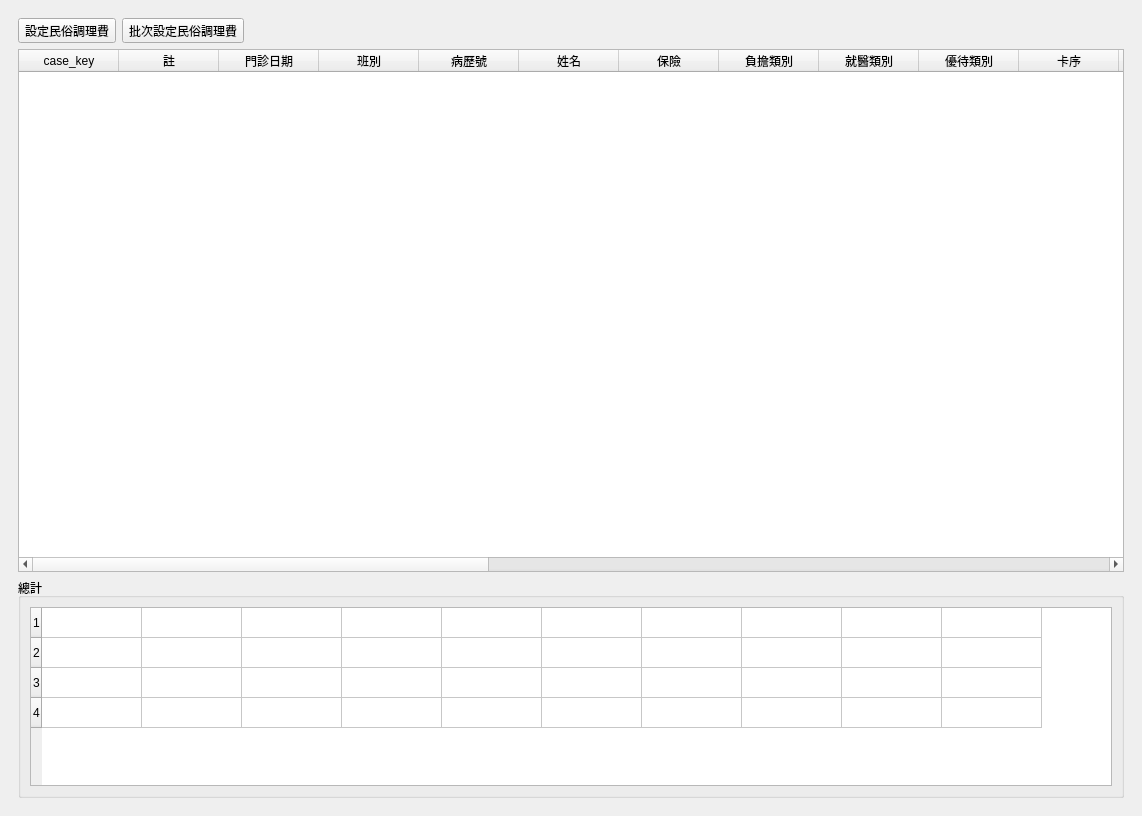
<?xml version="1.0" encoding="UTF-8"?>
<ui version="4.0">
 <class>MainWindow_incom_list</class>
 <widget class="QMainWindow" name="MainWindow_incom_list">
  <property name="geometry">
   <rect>
    <x>0</x>
    <y>0</y>
    <width>1142</width>
    <height>816</height>
   </rect>
  </property>
  <property name="windowTitle">
   <string>MainWindow</string>
  </property>
  <widget class="QWidget" name="centralwidget">
   <layout class="QVBoxLayout" name="verticalLayout_3">
    <item>
     <layout class="QVBoxLayout" name="verticalLayout">
      <property name="leftMargin">
       <number>9</number>
      </property>
      <property name="topMargin">
       <number>9</number>
      </property>
      <property name="rightMargin">
       <number>9</number>
      </property>
      <property name="bottomMargin">
       <number>9</number>
      </property>
      <item>
       <layout class="QHBoxLayout" name="horizontalLayout">
        <item>
         <widget class="QToolButton" name="toolButton_set_traditional_health_case">
          <property name="text">
           <string>設定民俗調理費</string>
          </property>
          <property name="icon">
           <iconset>
            <normaloff>../icons/document-save-as.png</normaloff>../icons/document-save-as.png</iconset>
          </property>
          <property name="toolButtonStyle">
           <enum>Qt::ToolButtonTextBesideIcon</enum>
          </property>
         </widget>
        </item>
        <item>
         <widget class="QToolButton" name="toolButton_set_batch_traditional_health_case">
          <property name="text">
           <string>批次設定民俗調理費</string>
          </property>
          <property name="icon">
           <iconset>
            <normaloff>../icons/dialog-apply.svg</normaloff>../icons/dialog-apply.svg</iconset>
          </property>
          <property name="toolButtonStyle">
           <enum>Qt::ToolButtonTextBesideIcon</enum>
          </property>
         </widget>
        </item>
        <item>
         <spacer name="horizontalSpacer">
          <property name="orientation">
           <enum>Qt::Horizontal</enum>
          </property>
          <property name="sizeHint" stdset="0">
           <size>
            <width>40</width>
            <height>20</height>
           </size>
          </property>
         </spacer>
        </item>
       </layout>
      </item>
      <item>
       <widget class="QTableWidget" name="tableWidget_income">
        <property name="editTriggers">
         <set>QAbstractItemView::NoEditTriggers</set>
        </property>
        <property name="alternatingRowColors">
         <bool>true</bool>
        </property>
        <property name="selectionMode">
         <enum>QAbstractItemView::SingleSelection</enum>
        </property>
        <property name="selectionBehavior">
         <enum>QAbstractItemView::SelectRows</enum>
        </property>
        <column>
         <property name="text">
          <string>case_key</string>
         </property>
        </column>
        <column>
         <property name="text">
          <string>註</string>
         </property>
        </column>
        <column>
         <property name="text">
          <string>門診日期</string>
         </property>
        </column>
        <column>
         <property name="text">
          <string>班別</string>
         </property>
        </column>
        <column>
         <property name="text">
          <string>病歷號</string>
         </property>
        </column>
        <column>
         <property name="text">
          <string>姓名</string>
         </property>
        </column>
        <column>
         <property name="text">
          <string>保險</string>
         </property>
        </column>
        <column>
         <property name="text">
          <string>負擔類別</string>
         </property>
        </column>
        <column>
         <property name="text">
          <string>就醫類別</string>
         </property>
        </column>
        <column>
         <property name="text">
          <string>優待類別</string>
         </property>
        </column>
        <column>
         <property name="text">
          <string>卡序</string>
         </property>
        </column>
        <column>
         <property name="text">
          <string>藥日</string>
         </property>
        </column>
        <column>
         <property name="text">
          <string>掛號費</string>
         </property>
        </column>
        <column>
         <property name="text">
          <string>診負</string>
         </property>
        </column>
        <column>
         <property name="text">
          <string>藥負</string>
         </property>
        </column>
        <column>
         <property name="text">
          <string>欠卡費</string>
         </property>
        </column>
        <column>
         <property name="text">
          <string>還卡費</string>
         </property>
        </column>
        <column>
         <property name="text">
          <string>還款</string>
         </property>
        </column>
        <column>
         <property name="text">
          <string>自費</string>
         </property>
        </column>
        <column>
         <property name="text">
          <string>欠款</string>
         </property>
        </column>
        <column>
         <property name="text">
          <string>掛欠</string>
         </property>
        </column>
        <column>
         <property name="text">
          <string>民俗</string>
         </property>
        </column>
        <column>
         <property name="text">
          <string>實收現金</string>
         </property>
        </column>
        <column>
         <property name="text">
          <string>掛號者</string>
         </property>
        </column>
        <column>
         <property name="text">
          <string>批價者</string>
         </property>
        </column>
        <column>
         <property name="text">
          <string>診號</string>
         </property>
        </column>
       </widget>
      </item>
      <item>
       <widget class="QGroupBox" name="groupBox">
        <property name="maximumSize">
         <size>
          <width>16777215</width>
          <height>220</height>
         </size>
        </property>
        <property name="title">
         <string>總計</string>
        </property>
        <property name="flat">
         <bool>true</bool>
        </property>
        <layout class="QVBoxLayout" name="verticalLayout_2">
         <item>
          <widget class="QTableWidget" name="tableWidget_total">
           <property name="editTriggers">
            <set>QAbstractItemView::NoEditTriggers</set>
           </property>
           <property name="selectionMode">
            <enum>QAbstractItemView::NoSelection</enum>
           </property>
           <property name="rowCount">
            <number>4</number>
           </property>
           <property name="columnCount">
            <number>10</number>
           </property>
           <attribute name="horizontalHeaderVisible">
            <bool>false</bool>
           </attribute>
           <row/>
           <row/>
           <row/>
           <row/>
           <column>
            <property name="text">
             <string>類別</string>
            </property>
           </column>
           <column>
            <property name="text">
             <string/>
            </property>
           </column>
           <column>
            <property name="text">
             <string/>
            </property>
           </column>
           <column>
            <property name="text">
             <string/>
            </property>
           </column>
           <column>
            <property name="text">
             <string/>
            </property>
           </column>
           <column>
            <property name="text">
             <string/>
            </property>
           </column>
           <column>
            <property name="text">
             <string/>
            </property>
           </column>
           <column>
            <property name="text">
             <string/>
            </property>
           </column>
           <column>
            <property name="text">
             <string/>
            </property>
           </column>
           <column/>
          </widget>
         </item>
        </layout>
       </widget>
      </item>
     </layout>
    </item>
   </layout>
  </widget>
 </widget>
 <resources/>
 <connections/>
</ui>
